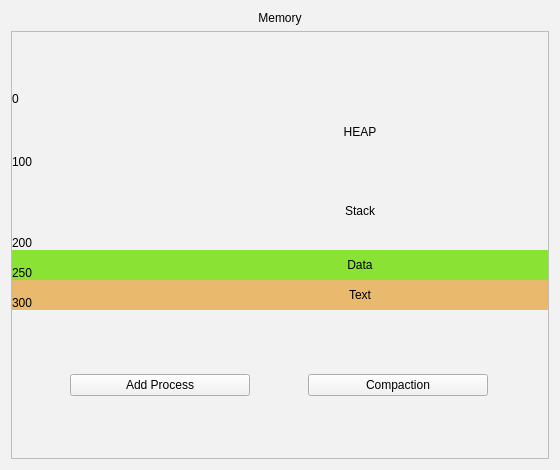
<?xml version="1.0" encoding="UTF-8"?>
<ui version="4.0">
 <class>OutputWindow</class>
 <widget class="QWidget" name="OutputWindow">
  <property name="geometry">
   <rect>
    <x>0</x>
    <y>0</y>
    <width>560</width>
    <height>470</height>
   </rect>
  </property>
  <property name="windowTitle">
   <string>Memory View</string>
  </property>
  <property name="styleSheet">
   <string notr="true">background-color: rgb(242, 242, 242);</string>
  </property>
  <layout class="QVBoxLayout" name="verticalLayout">
   <item>
    <layout class="QVBoxLayout" name="WindowContainerLayout">
     <item>
      <widget class="QLabel" name="TitleLabel">
       <property name="text">
        <string>Memory</string>
       </property>
       <property name="alignment">
        <set>Qt::AlignCenter</set>
       </property>
      </widget>
     </item>
     <item>
      <widget class="QScrollArea" name="MemoryScroll">
       <property name="minimumSize">
        <size>
         <width>181</width>
         <height>100</height>
        </size>
       </property>
       <property name="widgetResizable">
        <bool>true</bool>
       </property>
       <property name="alignment">
        <set>Qt::AlignCenter</set>
       </property>
       <widget class="QWidget" name="scrollAreaWidgetContents">
        <property name="geometry">
         <rect>
          <x>0</x>
          <y>0</y>
          <width>538</width>
          <height>425</height>
         </rect>
        </property>
        <property name="sizePolicy">
         <sizepolicy hsizetype="Expanding" vsizetype="Preferred">
          <horstretch>0</horstretch>
          <verstretch>0</verstretch>
         </sizepolicy>
        </property>
        <layout class="QVBoxLayout" name="scrollAreaWidgetLayout">
         <property name="spacing">
          <number>0</number>
         </property>
         <property name="leftMargin">
          <number>0</number>
         </property>
         <property name="topMargin">
          <number>0</number>
         </property>
         <property name="rightMargin">
          <number>0</number>
         </property>
         <property name="bottomMargin">
          <number>0</number>
         </property>
         <item>
          <widget class="QWidget" name="SegmentsContainer" native="true">
           <property name="sizePolicy">
            <sizepolicy hsizetype="Expanding" vsizetype="Preferred">
             <horstretch>0</horstretch>
             <verstretch>0</verstretch>
            </sizepolicy>
           </property>
           <property name="minimumSize">
            <size>
             <width>160</width>
             <height>222</height>
            </size>
           </property>
           <property name="maximumSize">
            <size>
             <width>16777215</width>
             <height>222</height>
            </size>
           </property>
           <layout class="QVBoxLayout" name="SegsContLayout">
            <property name="spacing">
             <number>0</number>
            </property>
            <property name="leftMargin">
             <number>0</number>
            </property>
            <property name="topMargin">
             <number>0</number>
            </property>
            <property name="rightMargin">
             <number>0</number>
            </property>
            <property name="bottomMargin">
             <number>0</number>
            </property>
            <item>
             <widget class="QWidget" name="FirstSegmentHeap" native="true">
              <property name="sizePolicy">
               <sizepolicy hsizetype="Preferred" vsizetype="Fixed">
                <horstretch>0</horstretch>
                <verstretch>0</verstretch>
               </sizepolicy>
              </property>
              <property name="minimumSize">
               <size>
                <width>160</width>
                <height>79</height>
               </size>
              </property>
              <property name="maximumSize">
               <size>
                <width>16777215</width>
                <height>79</height>
               </size>
              </property>
              <layout class="QHBoxLayout" name="FirstSegLayout">
               <property name="spacing">
                <number>0</number>
               </property>
               <property name="leftMargin">
                <number>0</number>
               </property>
               <property name="topMargin">
                <number>0</number>
               </property>
               <property name="rightMargin">
                <number>0</number>
               </property>
               <property name="bottomMargin">
                <number>0</number>
               </property>
               <item>
                <widget class="QWidget" name="firstSegContainer" native="true">
                 <property name="maximumSize">
                  <size>
                   <width>160</width>
                   <height>16777215</height>
                  </size>
                 </property>
                 <widget class="QLabel" name="zero">
                  <property name="geometry">
                   <rect>
                    <x>0</x>
                    <y>0</y>
                    <width>121</width>
                    <height>17</height>
                   </rect>
                  </property>
                  <property name="sizePolicy">
                   <sizepolicy hsizetype="Expanding" vsizetype="Fixed">
                    <horstretch>0</horstretch>
                    <verstretch>0</verstretch>
                   </sizepolicy>
                  </property>
                  <property name="maximumSize">
                   <size>
                    <width>160</width>
                    <height>16777215</height>
                   </size>
                  </property>
                  <property name="text">
                   <string>0</string>
                  </property>
                  <property name="alignment">
                   <set>Qt::AlignLeading|Qt::AlignLeft|Qt::AlignTop</set>
                  </property>
                 </widget>
                 <widget class="QLabel" name="HeapLimit">
                  <property name="geometry">
                   <rect>
                    <x>0</x>
                    <y>60</y>
                    <width>121</width>
                    <height>17</height>
                   </rect>
                  </property>
                  <property name="maximumSize">
                   <size>
                    <width>160</width>
                    <height>16777215</height>
                   </size>
                  </property>
                  <property name="text">
                   <string>100</string>
                  </property>
                  <property name="alignment">
                   <set>Qt::AlignBottom|Qt::AlignLeading|Qt::AlignLeft</set>
                  </property>
                 </widget>
                </widget>
               </item>
               <item>
                <widget class="QLabel" name="HeapLabel">
                 <property name="text">
                  <string>HEAP</string>
                 </property>
                 <property name="alignment">
                  <set>Qt::AlignCenter</set>
                 </property>
                </widget>
               </item>
              </layout>
             </widget>
            </item>
            <item>
             <widget class="QWidget" name="SecondSegment" native="true">
              <property name="sizePolicy">
               <sizepolicy hsizetype="Preferred" vsizetype="Fixed">
                <horstretch>0</horstretch>
                <verstretch>0</verstretch>
               </sizepolicy>
              </property>
              <property name="minimumSize">
               <size>
                <width>160</width>
                <height>79</height>
               </size>
              </property>
              <property name="maximumSize">
               <size>
                <width>16777215</width>
                <height>79</height>
               </size>
              </property>
              <layout class="QHBoxLayout" name="SecondSegLayout">
               <property name="spacing">
                <number>0</number>
               </property>
               <property name="leftMargin">
                <number>0</number>
               </property>
               <property name="topMargin">
                <number>0</number>
               </property>
               <property name="rightMargin">
                <number>0</number>
               </property>
               <property name="bottomMargin">
                <number>0</number>
               </property>
               <item>
                <widget class="QLabel" name="StackLimit">
                 <property name="maximumSize">
                  <size>
                   <width>160</width>
                   <height>16777215</height>
                  </size>
                 </property>
                 <property name="text">
                  <string>200</string>
                 </property>
                 <property name="alignment">
                  <set>Qt::AlignBottom|Qt::AlignLeading|Qt::AlignLeft</set>
                 </property>
                </widget>
               </item>
               <item>
                <widget class="QLabel" name="StackLabel">
                 <property name="text">
                  <string>Stack</string>
                 </property>
                 <property name="alignment">
                  <set>Qt::AlignCenter</set>
                 </property>
                </widget>
               </item>
              </layout>
             </widget>
            </item>
            <item>
             <widget class="QWidget" name="ThirdSegment" native="true">
              <property name="sizePolicy">
               <sizepolicy hsizetype="Preferred" vsizetype="Fixed">
                <horstretch>0</horstretch>
                <verstretch>0</verstretch>
               </sizepolicy>
              </property>
              <property name="minimumSize">
               <size>
                <width>160</width>
                <height>30</height>
               </size>
              </property>
              <property name="maximumSize">
               <size>
                <width>16777215</width>
                <height>30</height>
               </size>
              </property>
              <property name="styleSheet">
               <string notr="true">background-color: rgb(138, 226, 52);</string>
              </property>
              <layout class="QHBoxLayout" name="ThirdSegLayout">
               <property name="spacing">
                <number>0</number>
               </property>
               <property name="leftMargin">
                <number>0</number>
               </property>
               <property name="topMargin">
                <number>0</number>
               </property>
               <property name="rightMargin">
                <number>0</number>
               </property>
               <property name="bottomMargin">
                <number>0</number>
               </property>
               <item>
                <widget class="QLabel" name="DataLimit">
                 <property name="maximumSize">
                  <size>
                   <width>160</width>
                   <height>16777215</height>
                  </size>
                 </property>
                 <property name="text">
                  <string>250</string>
                 </property>
                 <property name="alignment">
                  <set>Qt::AlignBottom|Qt::AlignLeading|Qt::AlignLeft</set>
                 </property>
                </widget>
               </item>
               <item>
                <widget class="QLabel" name="DataLabel">
                 <property name="text">
                  <string>Data</string>
                 </property>
                 <property name="alignment">
                  <set>Qt::AlignCenter</set>
                 </property>
                </widget>
               </item>
              </layout>
             </widget>
            </item>
            <item>
             <widget class="QWidget" name="FourthSegment" native="true">
              <property name="minimumSize">
               <size>
                <width>160</width>
                <height>30</height>
               </size>
              </property>
              <property name="maximumSize">
               <size>
                <width>16777215</width>
                <height>30</height>
               </size>
              </property>
              <property name="styleSheet">
               <string notr="true">background-color: rgb(233, 185, 110);</string>
              </property>
              <layout class="QHBoxLayout" name="FourthSegLayout">
               <property name="spacing">
                <number>0</number>
               </property>
               <property name="leftMargin">
                <number>0</number>
               </property>
               <property name="topMargin">
                <number>0</number>
               </property>
               <property name="rightMargin">
                <number>0</number>
               </property>
               <property name="bottomMargin">
                <number>0</number>
               </property>
               <item>
                <widget class="QLabel" name="TextLimit">
                 <property name="maximumSize">
                  <size>
                   <width>160</width>
                   <height>16777215</height>
                  </size>
                 </property>
                 <property name="text">
                  <string>300</string>
                 </property>
                 <property name="alignment">
                  <set>Qt::AlignBottom|Qt::AlignLeading|Qt::AlignLeft</set>
                 </property>
                </widget>
               </item>
               <item>
                <widget class="QLabel" name="TextLabel">
                 <property name="text">
                  <string>Text</string>
                 </property>
                 <property name="alignment">
                  <set>Qt::AlignCenter</set>
                 </property>
                </widget>
               </item>
              </layout>
             </widget>
            </item>
           </layout>
          </widget>
         </item>
         <item>
          <layout class="QHBoxLayout" name="horizontalLayout">
           <item>
            <widget class="QPushButton" name="AddBtn">
             <property name="maximumSize">
              <size>
               <width>180</width>
               <height>16777215</height>
              </size>
             </property>
             <property name="text">
              <string>Add Process</string>
             </property>
            </widget>
           </item>
           <item>
            <widget class="QPushButton" name="pushButton">
             <property name="minimumSize">
              <size>
               <width>180</width>
               <height>0</height>
              </size>
             </property>
             <property name="maximumSize">
              <size>
               <width>180</width>
               <height>16777215</height>
              </size>
             </property>
             <property name="text">
              <string>Compaction</string>
             </property>
            </widget>
           </item>
          </layout>
         </item>
        </layout>
       </widget>
      </widget>
     </item>
    </layout>
   </item>
  </layout>
 </widget>
 <resources/>
 <connections/>
</ui>
